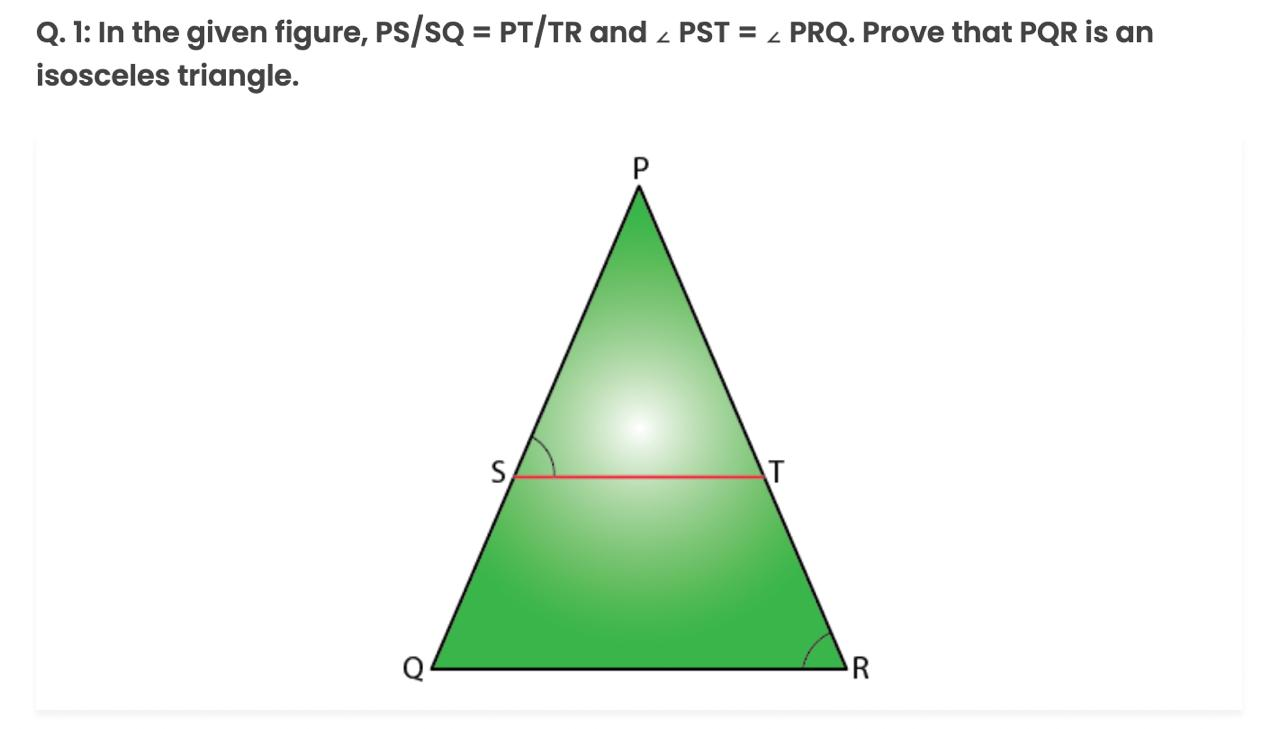
#> input picture sampleimg.jpeg, 1280 x 729 px, found by its file name
$ python analysis.py
#> lines starting #> are read from the running program, lines starting #| are printed output that depends on the picture; after the words box and inside, x2 and y2 are one past the last pixel; in counts of white or black regions, pixels touching at a corner belong together
#> further down, image_path is the input picture: shape (729, 1280, 3); mean B, G, R 236.6, 244.8, 236.6
import cv2
from PIL import Image
import numpy as np
import pytesseract

def extract_text(image_path):
  # Read the image
  img = Image.fromarray(image_path)

  # Extract text using Tesseract OCR
  text = pytesseract.image_to_string(img)
  return text

def threshold_segmentation(image):
  # Convert image to grayscale
  gray = cv2.cvtColor(image, cv2.COLOR_BGR2GRAY)
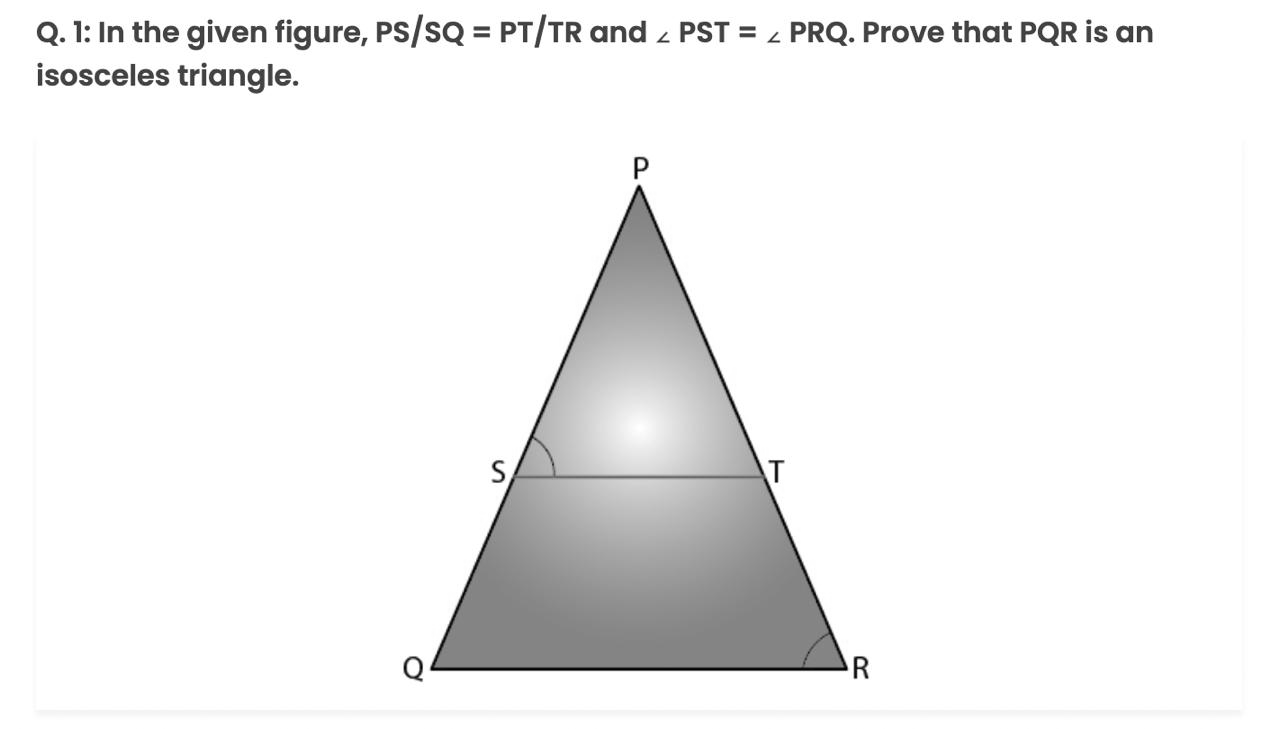
#> gray: shape (729, 1280); min 0, max 255, mean 241.4

  # Apply thresholding (adjust threshold value based on your image)
  thresh, binary = cv2.threshold(gray, 127, 255, cv2.THRESH_BINARY_INV)
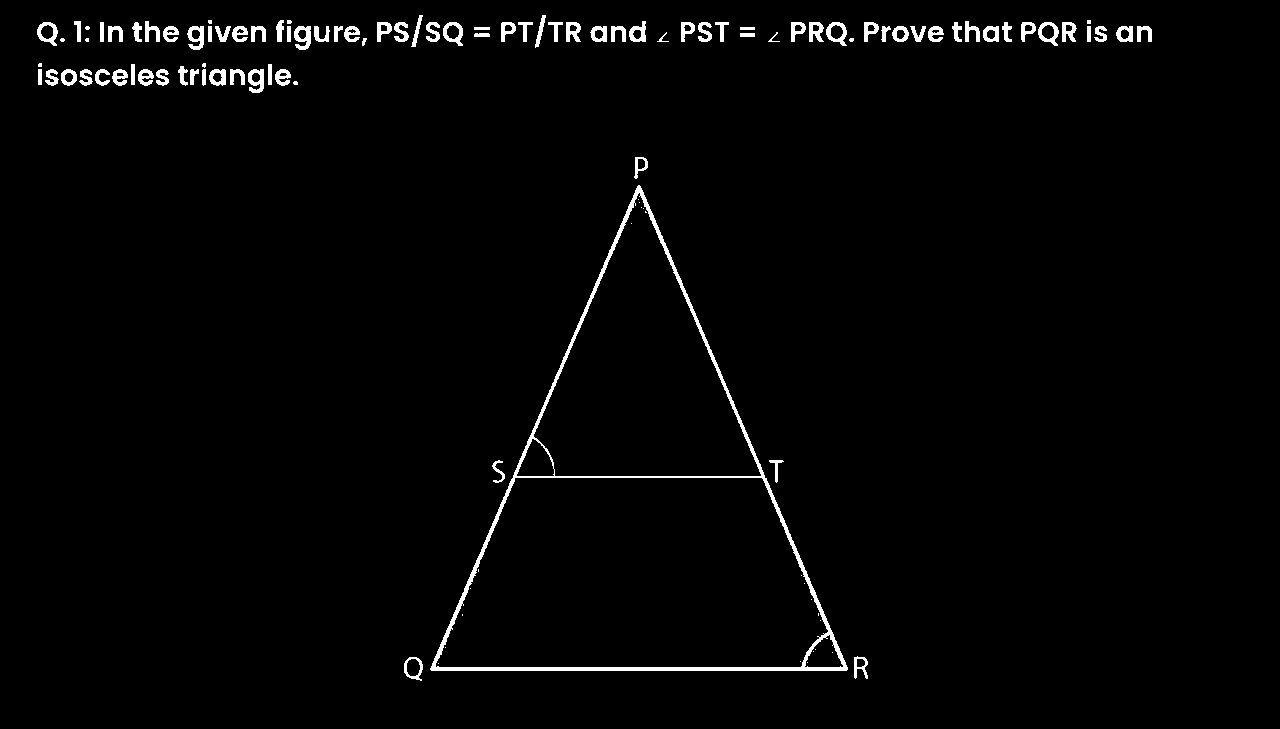
#> binary: shape (729, 1280); 1.9% white; 114 white regions (31 under 20 px)

  # Find contours of the object
  contours, _ = cv2.findContours(binary, cv2.RETR_EXTERNAL, cv2.CHAIN_APPROX_SIMPLE)
#> contours = 93 contours, 13 with area under 20; largest, box (x1, y1, x2, y2) and area: (430, 185, 848, 671) 101994, (826, 22, 847, 46) 326, (37, 22, 58, 46) 325, (1038, 22, 1059, 46) 324, (443, 22, 463, 46) 323

  # Assuming there's only one object, extract largest contour
  if len(contours) > 0:
    largest_contour = max(contours, key=cv2.contourArea)
#> largest_contour = contour of 791 points, box (x1, y1, x2, y2) (430, 185, 848, 671), area 101994
    mask = np.zeros(image.shape[:2], dtype="uint8")
    cv2.drawContours(mask, [largest_contour], -1, 255, -1)
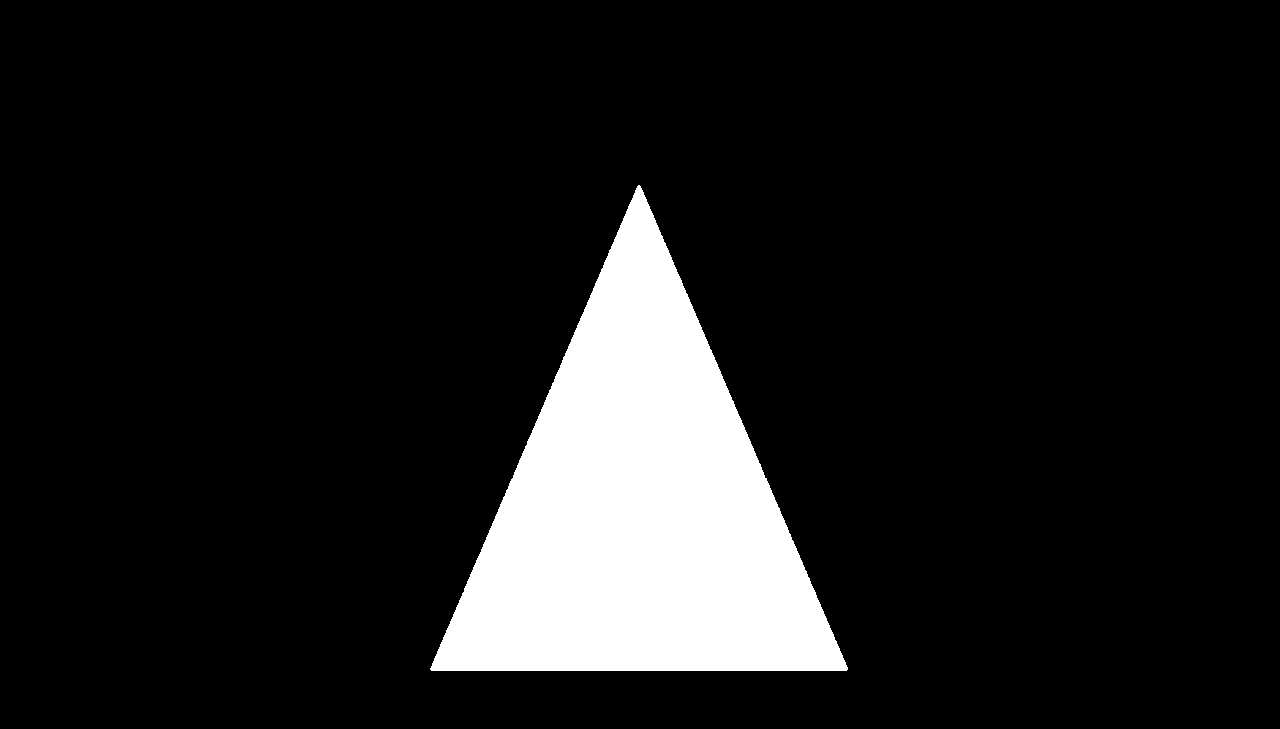
#> mask: shape (729, 1280); 11% white; 1 white region, box (x1, y1, x2, y2) and area: (430, 185, 848, 671) 102689

    # Apply mask to extract object
    extracted_object = cv2.bitwise_and(image, image, mask=mask)
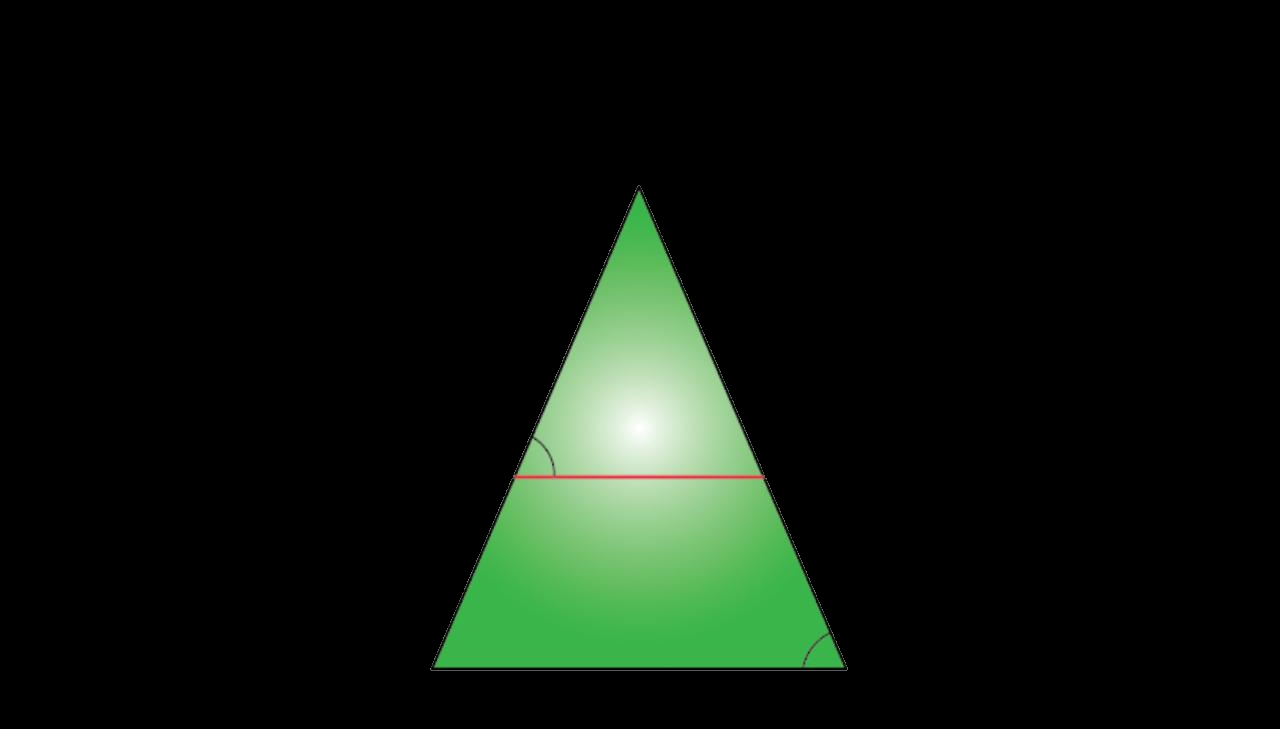
#> extracted_object: shape (729, 1280, 3); mean B, G, R 12.5, 20.8, 12.6
    return extracted_object
  else:
    return None  # No object found


# Example usage (replace with your image path)
image_path = cv2.imread("C:\\Users\\LENOVO\\Downloads\\sampleimg.jpeg")

extracted_object = threshold_segmentation(image_path)
#> (the run stopped early here; a loop or call above may not have finished)
